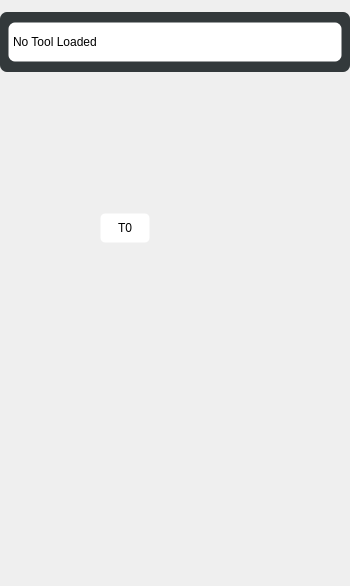
      <widget class="QWidget" name="widget_21" native="true">
       <property name="sizePolicy">
        <sizepolicy hsizetype="Fixed" vsizetype="Preferred">
         <horstretch>1</horstretch>
         <verstretch>0</verstretch>
        </sizepolicy>
       </property>
       <property name="minimumSize">
        <size>
         <width>350</width>
         <height>0</height>
        </size>
       </property>
       <property name="maximumSize">
        <size>
         <width>350</width>
         <height>16777215</height>
        </size>
       </property>
       <property name="styleSheet">
        <string notr="true"/>
       </property>
       <layout class="QVBoxLayout" name="verticalLayout_14">
        <property name="leftMargin">
         <number>0</number>
        </property>
        <property name="topMargin">
         <number>12</number>
        </property>
        <property name="rightMargin">
         <number>0</number>
        </property>
        <property name="bottomMargin">
         <number>20</number>
        </property>
        <item>
         <widget class="QFrame" name="frame_40">
          <property name="sizePolicy">
           <sizepolicy hsizetype="Expanding" vsizetype="Fixed">
            <horstretch>1</horstretch>
            <verstretch>0</verstretch>
           </sizepolicy>
          </property>
          <property name="minimumSize">
           <size>
            <width>0</width>
            <height>60</height>
           </size>
          </property>
          <property name="styleSheet">
           <string notr="true">.QFrame{
    background-color: rgb(51, 57, 59);
    border-radius: 7px;
    padding-left: 3px;
    padding-right: 3px;
}</string>
          </property>
          <layout class="QHBoxLayout" name="horizontalLayout_132">
           <property name="leftMargin">
            <number>5</number>
           </property>
           <property name="topMargin">
            <number>3</number>
           </property>
           <property name="rightMargin">
            <number>5</number>
           </property>
           <property name="bottomMargin">
            <number>3</number>
           </property>
           <item>
            <layout class="QHBoxLayout" name="horizontalLayout_133">
             <property name="spacing">
              <number>3</number>
             </property>
             <item>
              <widget class="StatusLabel" name="tool_length_10">
               <property name="sizePolicy">
                <sizepolicy hsizetype="Preferred" vsizetype="Preferred">
                 <horstretch>0</horstretch>
                 <verstretch>0</verstretch>
                </sizepolicy>
               </property>
               <property name="minimumSize">
                <size>
                 <width>70</width>
                 <height>40</height>
                </size>
               </property>
               <property name="maximumSize">
                <size>
                 <width>16777215</width>
                 <height>40</height>
                </size>
               </property>
               <property name="styleSheet">
                <string notr="true">QLabel {
    border-style: transparent;
    border-color: rgb(235, 235, 235);
    border-width: 1px;
    border-radius: 7px;
    color: black;
    background: white;
	font: 75 13pt &quot;Bebas Kai&quot;;
}</string>
               </property>
               <property name="text">
                <string>No Tool Loaded</string>
               </property>
               <property name="alignment">
                <set>Qt::AlignLeading|Qt::AlignLeft|Qt::AlignVCenter</set>
               </property>
               <property name="wordWrap">
                <bool>true</bool>
               </property>
               <property name="indent">
                <number>4</number>
               </property>
               <property name="rules" stdset="0">
                <string>[{&quot;channels&quot;: [{&quot;url&quot;: &quot;tooltable:current_tool?remark&quot;, &quot;trigger&quot;: true}], &quot;property&quot;: &quot;Text&quot;, &quot;expression&quot;: &quot;ch[0]&quot;, &quot;name&quot;: &quot;Tool Comment&quot;}]</string>
               </property>
               <property name="format" stdset="0">
                <string>{:.3f}</string>
               </property>
              </widget>
             </item>
            </layout>
           </item>
          </layout>
         </widget>
        </item>
        <item>
         <widget class="QWidget" name="widget_3" native="true">
          <property name="sizePolicy">
           <sizepolicy hsizetype="Expanding" vsizetype="Fixed">
            <horstretch>1</horstretch>
            <verstretch>0</verstretch>
           </sizepolicy>
          </property>
          <property name="minimumSize">
           <size>
            <width>0</width>
            <height>280</height>
           </size>
          </property>
          <property name="maximumSize">
           <size>
            <width>16777215</width>
            <height>280</height>
           </size>
          </property>
          <widget class="QLabel" name="label_89">
           <property name="geometry">
            <rect>
             <x>40</x>
             <y>4</y>
             <width>169</width>
             <height>274</height>
            </rect>
           </property>
           <property name="sizePolicy">
            <sizepolicy hsizetype="Fixed" vsizetype="Fixed">
             <horstretch>0</horstretch>
             <verstretch>0</verstretch>
            </sizepolicy>
           </property>
           <property name="minimumSize">
            <size>
             <width>169</width>
             <height>274</height>
            </size>
           </property>
           <property name="maximumSize">
            <size>
             <width>169</width>
             <height>274</height>
            </size>
           </property>
           <property name="styleSheet">
            <string notr="true">image: url(:/images/atc_spindle_tool.png);</string>
           </property>
           <property name="text">
            <string/>
           </property>
           <property name="scaledContents">
            <bool>true</bool>
           </property>
           <property name="indent">
            <number>0</number>
           </property>
          </widget>
          <widget class="StatusLabel" name="loaded_spindle_tool_number">
           <property name="geometry">
            <rect>
             <x>100</x>
             <y>135</y>
             <width>50</width>
             <height>30</height>
            </rect>
           </property>
           <property name="sizePolicy">
            <sizepolicy hsizetype="Fixed" vsizetype="Fixed">
             <horstretch>1</horstretch>
             <verstretch>0</verstretch>
            </sizepolicy>
           </property>
           <property name="minimumSize">
            <size>
             <width>50</width>
             <height>30</height>
            </size>
           </property>
           <property name="maximumSize">
            <size>
             <width>50</width>
             <height>30</height>
            </size>
           </property>
           <property name="styleSheet">
            <string notr="true">QLabel {
    border-style: transparent;
    border-color: rgb(235, 235, 235);
    border-width: 1px;
    border-radius: 5px;
    color: black;
    background: white;
	font: 75 16pt &quot;Bebas Kai&quot;;
}</string>
           </property>
           <property name="text">
            <string>T0</string>
           </property>
           <property name="alignment">
            <set>Qt::AlignCenter</set>
           </property>
           <property name="rules" stdset="0">
            <string>[{&quot;channels&quot;: [{&quot;url&quot;: &quot;status:tool_in_spindle?text&quot;, &quot;trigger&quot;: true}], &quot;property&quot;: &quot;Text&quot;, &quot;expression&quot;: &quot;'T' + ch[0]&quot;, &quot;name&quot;: &quot;current tool&quot;}]</string>
           </property>
           <property name="format" stdset="0">
            <string>{:.3f}</string>
           </property>
           <property name="statusItem" stdset="0">
            <string>tool_offset.3</string>
           </property>
          </widget>
         </widget>
        </item>
        <item>
         <widget class="QWidget" name="widget_4" native="true">
          <property name="sizePolicy">
           <sizepolicy hsizetype="Expanding" vsizetype="Fixed">
            <horstretch>1</horstretch>
            <verstretch>0</verstretch>
           </sizepolicy>
          </property>
          <property name="minimumSize">
           <size>
            <width>0</width>
            <height>202</height>
           </size>
          </property>
          <property name="maximumSize">
           <size>
            <width>16777215</width>
            <height>202</height>
           </size>
          </property>
          <widget class="QLabel" name="label_38">
           <property name="geometry">
            <rect>
             <x>110</x>
             <y>0</y>
             <width>240</width>
             <height>200</height>
            </rect>
           </property>
           <property name="minimumSize">
            <size>
             <width>240</width>
             <height>200</height>
            </size>
           </property>
           <property name="maximumSize">
            <size>
             <width>240</width>
             <height>200</height>
            </size>
           </property>
           <property name="styleSheet">
            <string notr="true">image: url(:/images/tool_probe.png);</string>
           </property>
           <property name="text">
            <string/>
           </property>
           <property name="scaledContents">
            <bool>true</bool>
           </property>
          </widget>
         </widget>
        </item>
       </layout>
      </widget>
